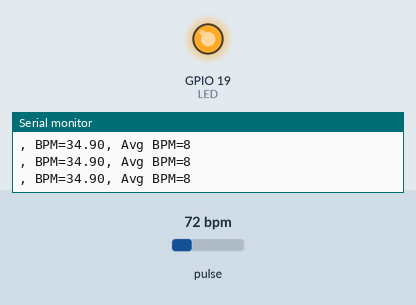
Simulated run of this sketch. Board: ESP32. Shown: output pins drawn as LEDs (lit = HIGH), the last lines printed to the serial monitor. The test bench sets the inputs (shaded band); at power-on: pulse 72 bpm. WiFi joins after 1.5 s; servers stay silent unless stated; uploads are accepted with an empty reply.

Above: at 1.8 s.
At 10.3 s:
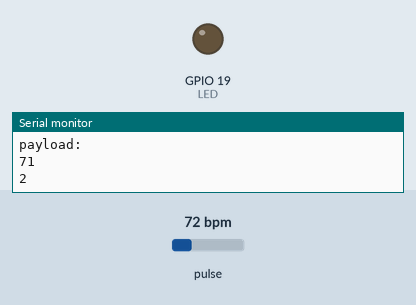
Timing chart, 0 to 11.8 s (numbered marks = the images above):
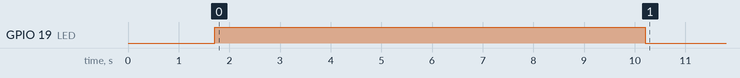

The sketch:

base_scanner.ino
```cpp
/* BASE_SCANNER */

#include <WiFi.h>
#include "wifi.h"
//#include "user.h"
#include "pulseScan.h"
//#include <Arduino_JSON.h>

//create a wifi.h for connection with template
/*
  #ifndef WIFI_H
  #define WIFI_H

  const String local_pc_ip = "IP";
  const String local_pc_port = "PORT";
  const char * ssid = "SSID";
  const char * password = "PASSWORD";

  #endif
*/
// connect to wifi â€“ returns true if successful or false if not
bool ConnectWifi(void)
{
  bool state = true;
  int i = 0;

  WiFi.begin(ssid, password);
  Serial.println("");
  Serial.println("Connecting to WiFi");

  // Wait for connection
  Serial.print("Connecting");
  while (WiFi.status() != WL_CONNECTED) {
    delay(500);
    Serial.print(".");
    if (i > 20) {
      state = false;
      break;
    }
    i++;
  }
  if (state) {
    Serial.println("");
    Serial.print("Connected to ");
    Serial.println(ssid);
    Serial.print("IP address: ");
    Serial.println(WiFi.localIP());
  } else {
    Serial.println("");
    Serial.println("Connection failed.");
  }

  return state;
}

void setup() {
  Serial.begin(115200);
  ConnectWifi();

  pulseInit();
  //getUsers(200);
}

void loop() {

  if ((WiFi.status() == WL_CONNECTED)) { //Check the current connection status
    // Serial.println("data received" + users);
    pulseScan();
    //delay(10000);
  }
  // Serial.println(value);
}
```

pulseScan.h
```cpp
#include <Wire.h>
#include "MAX30105.h"
#include "heartRate.h"
#include "user.h"
MAX30105 particleSensor;

#define LED 19

unsigned long delayStart = 0; // the time the delay started
bool delayRunning = false; // true if still waiting for delay to finish

const byte RATE_SIZE = 4; //Increase this for more averaging. 4 is good.
byte rates[RATE_SIZE]; //Array of heart rates
byte rateSpot = 0;
long lastBeat = 0; //Time at which the last beat occurred

float beatsPerMinute;
int beatAvg;

int user_bpm;
unsigned long check = millis();
unsigned long timer = 10000;
bool runTimer = false;

String user;

void getScan()
{

  long irValue = particleSensor.getIR();

  if (irValue < 50000) {
    //Serial.print(" No finger?");
    check = millis();
    return;
  }

  if (checkForBeat(irValue) == true)
  {
    //We sensed a beat!
    long delta = millis() - lastBeat;
    lastBeat = millis();

    beatsPerMinute = 60 / (delta / 1000.0);
    /*if (beatsPerMinute <= 50 || beatsPerMinute >= 140) {

      }*/
    if (beatsPerMinute < 255 && beatsPerMinute > 20)
    {

      rates[rateSpot++] = (byte)beatsPerMinute; //Store this reading in the array
      rateSpot %= RATE_SIZE; //Wrap variable

      //Take average of readings
      beatAvg = 0;
      for (byte x = 0 ; x < RATE_SIZE ; x++)
        beatAvg += rates[x];
      beatAvg /= RATE_SIZE;

      if (beatAvg > 50 && beatAvg < 140) {
        runTimer = true;
      }
    }
    //delay(500);
  }

  Serial.println();
  Serial.print(", BPM=");
  Serial.print(beatsPerMinute);
  Serial.print(", Avg BPM=");
  Serial.print(beatAvg);
  Serial.println();

}

void(* resetFunc) (void) = 0; //declare reset function @ address 0

void pulseScan() { // the led task
  //unsigned long check = millis();
  if (runTimer) {
    if (millis() - check > timer) {
      //runTimer = false;
      updateUser(user, String(user_bpm));
      Serial.println(user_bpm);
      digitalWrite(LED, LOW);
      beatAvg = 0;
      runTimer = false;
      user_bpm = 0;
      Serial.println(user.length());
      user = "";
      //updateUser(
      delay(3000);
     // user = getRandomUser();
     // Serial.println("NEW USER" + user);
      return;
    } else {

    }
  }
  if(user.length() != 0){
      getScan();
  user_bpm = beatAvg;
    }

  // check if delay has timed out after 10sec == 10000mS
  /* if (delayRunning && ((millis() - delayStart) >= 10000)) {
     delayRunning = false; // // prevent this code being run more then once
     user_bpm = beatAvg;
     Serial.println(user_bpm);
     Serial.println("Turned LED Off");
    } else {*/

  /* }*/
}

void pulseInit()
{

  /// make sure that if no lantern available dont run bpm
  ///maybe make a osc call to indicate that nothing is available and do a led anime
  pinMode(LED, OUTPUT);

  user = getRandomUser();
  Serial.println(user);
  Serial.println("Initializing...");

  // Initialize sensor
  if (!particleSensor.begin(Wire, I2C_SPEED_FAST)) //Use default I2C port, 400kHz speed
  {
    Serial.println("MAX30105 was not found. Please check wiring/power. ");
    while (1);
  }
  Serial.println("Place your index finger on the sensor with steady pressure.");

  particleSensor.setup(); //Configure sensor with default settings
  particleSensor.setPulseAmplitudeRed(0x0A); //Turn Red LED to low to indicate sensor is running
  particleSensor.setPulseAmplitudeGreen(0); //Turn off Green LED
  digitalWrite(LED, HIGH);
  delayStart = millis();   // start delay
  delayRunning = true; // not finished yet
}
```

user.h
```cpp
#include <HTTPClient.h>
//#include <Arduino_JSON.h>
#include <ArduinoJson.h>

String resquest(String endpoint, int request, String query) {
  Serial.println(endpoint);
  Serial.println(request);
  Serial.println(query);
  HTTPClient http;
  int httpResponseCode;

  // Your IP address with path or Domain name with URL path
  http.begin(endpoint);
  http.addHeader("Content-Type", "application/json");

  switch (request) {
    case 0:
      httpResponseCode = http.POST(query);
      break;
    case 1:
      httpResponseCode = http.GET();
      break;
    case 2:
      httpResponseCode = http.PUT(query);
      break;
  }

  // Send HTTP POST request

  String payload = "{}";

  if (httpResponseCode > 0) {
    Serial.println("HTTP Response code: ");
    Serial.println(httpResponseCode);
    payload = http.getString();

    Serial.println("payload: " + payload);
  }
  else {
    Serial.print("Error code: ");
    Serial.println(httpResponseCode);
  }
  // Free resources
  http.end();

  return payload;
}

String getRandomUser() {
  String randomUserEndpoint = "http://" + local_pc_ip + ":" + local_pc_port + "/api/users/randomUser";
  return resquest(randomUserEndpoint, 1, "null");
}

String updateUser(String content, String pulseValue) {
  Serial.println(content);
  //JsonArray& root = jsonBuffer.parseArray(content);
  //const char* world = root["_id"][0];
  // Serial.println(world);
  StaticJsonDocument<256> doc;
  //DynamicJsonDocument doc(1024);
  deserializeJson(doc, content);
  // Serial.println("doc: " + doc);
  String value = doc["_id"];

  String updateUserEndpoint = "http://" + local_pc_ip + ":" + local_pc_port + "/api/users/" + value + "/scan_data/8081";
  return resquest(updateUserEndpoint, 2,  "{\"pulse\":\"" + String(pulseValue) + "\"}");


  //NOW FIND A WAY TO STOP THE CALL OR RESET
}
```

wifi.h
```cpp
#ifndef WIFI_H
#define WIFI_H

const String local_pc_ip = "192.168.1.15";
const String local_pc_port = "8080";
const char * ssid = "Silva-WIFI";
const char * password = "silvaFTW";

#endif
```

Measured:
- by itself, GPIO 19 (LED): HIGH → LOW at 10.2 s
